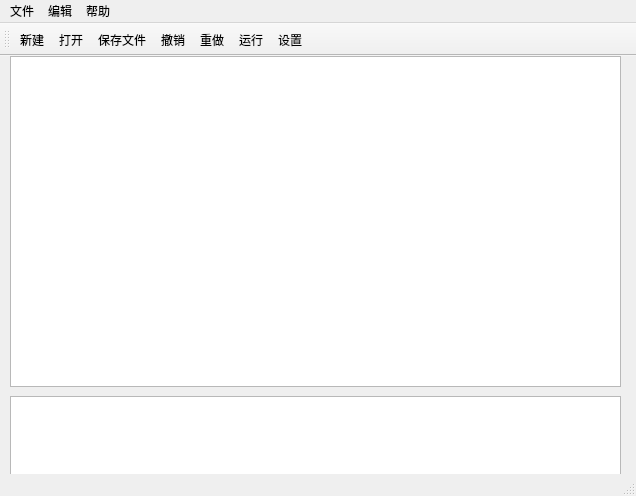
<?xml version="1.0" encoding="UTF-8"?>
<ui version="4.0">
 <class>MainWindow</class>
 <widget class="QMainWindow" name="MainWindow">
  <property name="geometry">
   <rect>
    <x>0</x>
    <y>0</y>
    <width>636</width>
    <height>496</height>
   </rect>
  </property>
  <property name="windowTitle">
   <string>Editor</string>
  </property>
  <widget class="QWidget" name="centralWidget">
   <widget class="CodeEditor" name="editor">
    <property name="geometry">
     <rect>
      <x>10</x>
      <y>0</y>
      <width>611</width>
      <height>331</height>
     </rect>
    </property>
   </widget>
   <widget class="Console" name="outputText">
    <property name="geometry">
     <rect>
      <x>10</x>
      <y>340</y>
      <width>611</width>
      <height>81</height>
     </rect>
    </property>
   </widget>
  </widget>
  <widget class="QMenuBar" name="menuBar">
   <property name="geometry">
    <rect>
     <x>0</x>
     <y>0</y>
     <width>636</width>
     <height>25</height>
    </rect>
   </property>
   <widget class="QMenu" name="menu">
    <property name="title">
     <string>文件</string>
    </property>
    <addaction name="actionNewFile"/>
    <addaction name="actionOpen"/>
    <addaction name="actionSave_File"/>
   </widget>
   <widget class="QMenu" name="menuEdit_O">
    <property name="title">
     <string>编辑</string>
    </property>
    <addaction name="actionSelectAll"/>
    <addaction name="actionUndo"/>
    <addaction name="actionRedo"/>
   </widget>
   <widget class="QMenu" name="menuHelp_H">
    <property name="title">
     <string>帮助</string>
    </property>
    <addaction name="actionAbout"/>
    <addaction name="actionDocument"/>
   </widget>
   <addaction name="menu"/>
   <addaction name="menuEdit_O"/>
   <addaction name="menuHelp_H"/>
  </widget>
  <widget class="QToolBar" name="mainToolBar">
   <property name="iconSize">
    <size>
     <width>24</width>
     <height>24</height>
    </size>
   </property>
   <property name="toolButtonStyle">
    <enum>Qt::ToolButtonIconOnly</enum>
   </property>
   <attribute name="toolBarArea">
    <enum>TopToolBarArea</enum>
   </attribute>
   <attribute name="toolBarBreak">
    <bool>false</bool>
   </attribute>
   <addaction name="actionNewFile"/>
   <addaction name="actionOpen"/>
   <addaction name="actionSave_File"/>
   <addaction name="actionUndo"/>
   <addaction name="actionRedo"/>
   <addaction name="actionRun"/>
   <addaction name="actionSetting"/>
  </widget>
  <widget class="QStatusBar" name="statusBar"/>
  <action name="actionNewFile">
   <property name="icon">
    <iconset>
     <normaloff>assets/New.png</normaloff>assets/New.png</iconset>
   </property>
   <property name="text">
    <string>新建</string>
   </property>
   <property name="toolTip">
    <string>新建一个C++代码文件</string>
   </property>
   <property name="shortcut">
    <string>Ctrl+N</string>
   </property>
  </action>
  <action name="actionOpen">
   <property name="icon">
    <iconset>
     <normaloff>assets/Open.png</normaloff>assets/Open.png</iconset>
   </property>
   <property name="text">
    <string>打开...</string>
   </property>
   <property name="toolTip">
    <string>打开文件...</string>
   </property>
   <property name="shortcut">
    <string>Ctrl+O</string>
   </property>
  </action>
  <action name="actionSelectAll">
   <property name="text">
    <string>全选</string>
   </property>
   <property name="toolTip">
    <string>选择全部文本</string>
   </property>
   <property name="shortcut">
    <string>Ctrl+A</string>
   </property>
  </action>
  <action name="actionUndo">
   <property name="icon">
    <iconset>
     <normaloff>assets/Undo.png</normaloff>assets/Undo.png</iconset>
   </property>
   <property name="text">
    <string>撤销</string>
   </property>
   <property name="shortcut">
    <string>Ctrl+Z</string>
   </property>
  </action>
  <action name="actionRedo">
   <property name="icon">
    <iconset>
     <normaloff>assets/Redo.png</normaloff>assets/Redo.png</iconset>
   </property>
   <property name="text">
    <string>重做</string>
   </property>
   <property name="shortcut">
    <string>Ctrl+Shift+Z</string>
   </property>
  </action>
  <action name="actionAbout">
   <property name="icon">
    <iconset>
     <normaloff>assets/About.png</normaloff>assets/About.png</iconset>
   </property>
   <property name="text">
    <string>关于Editor</string>
   </property>
   <property name="toolTip">
    <string>关于Editor</string>
   </property>
  </action>
  <action name="actionDocument">
   <property name="text">
    <string>说明文档</string>
   </property>
   <property name="toolTip">
    <string>查看说明文档</string>
   </property>
  </action>
  <action name="actionSave_File">
   <property name="icon">
    <iconset>
     <normaloff>assets/Save.png</normaloff>assets/Save.png</iconset>
   </property>
   <property name="text">
    <string>保存文件</string>
   </property>
   <property name="toolTip">
    <string>保存文件</string>
   </property>
   <property name="shortcut">
    <string>Ctrl+S</string>
   </property>
  </action>
  <action name="actionRun">
   <property name="icon">
    <iconset>
     <normaloff>assets/Run.png</normaloff>assets/Run.png</iconset>
   </property>
   <property name="text">
    <string>运行</string>
   </property>
   <property name="toolTip">
    <string>编译并运行代码</string>
   </property>
   <property name="shortcut">
    <string>Ctrl+R</string>
   </property>
  </action>
  <action name="actionSetting">
   <property name="icon">
    <iconset>
     <normaloff>assets/Setting.png</normaloff>assets/Setting.png</iconset>
   </property>
   <property name="text">
    <string>设置</string>
   </property>
   <property name="toolTip">
    <string>更改编辑器的设置</string>
   </property>
   <property name="visible">
    <bool>false</bool>
   </property>
  </action>
 </widget>
 <layoutdefault spacing="6" margin="11"/>
 <customwidgets>
  <customwidget>
   <class>CodeEditor</class>
   <extends>QPlainTextEdit</extends>
   <header location="global">codeeditor.h</header>
  </customwidget>
  <customwidget>
   <class>Console</class>
   <extends>QPlainTextEdit</extends>
   <header location="global">console.h</header>
  </customwidget>
 </customwidgets>
 <resources/>
 <connections/>
</ui>
